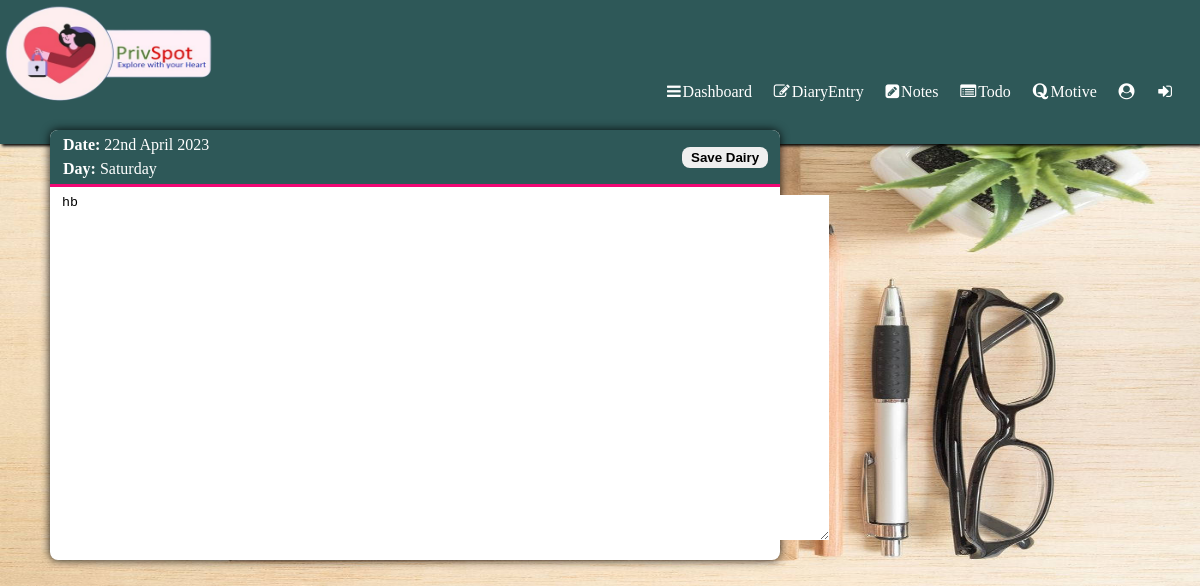
The app's page /php/dairy/dupdate.php?id=38 (signed in) with its own data.
### tables this page shows
CREATE TABLE `dairy` (
  `did` int(20) NOT NULL,
  `date` date NOT NULL DEFAULT current_timestamp(),
  `uname` varchar(20) NOT NULL,
  `data` varchar(10000) NOT NULL
);

### php/dairy/dupdate.php (the view, shortened to what this page needs)
<!DOCTYPE html>
<html lang="en">
<head>
    <link rel="stylesheet" href="./../../css/navbar.css">
    <link rel="stylesheet" href="./../../css/dairy/dentry.css">
    <link rel="stylesheet" href="https://cdnjs.cloudflare.com/ajax/libs/font-awesome/4.7.0/css/font-awesome.min.css">
</head>
<body>
    <div class="navbar">
            <img src="./../../images/logo.png" width="350px" height="150px">
            <ul class="items">
                <li><a href="../home.php"><i class="fa fa-bars" aria-hidden="true"></i>  Dashboard</a></li>
                <li><a href="./dairy.php"><i class="fa fa-pencil-square-o" aria-hidden="true"></i> DiaryEntry</a></li>
                <li><a href="../notes/notes.php"><i class="fa fa-pencil-square" aria-hidden="true"></i> Notes</a></li>
                <li><a href="../todo/todo.php"><i class="fa fa-list-alt" aria-hidden="true"></i> Todo</a></li>
                <li><a href="../motive/motive.php"><i class="fa fa-quora" aria-hidden="true"></i> Motive</a></li>
                <li><a href="../profile/profile.php"><i class="fa fa-user-circle" aria-hidden="true"></i></a></li>
                <li><a href="../logout.php"><i class="fa fa-sign-in" aria-hidden="true"></i></a></li>
            </ul>
        </div>
        <div class="body">
            <div class="content">
            <?php
                    if(count($_SESSION)>0){
                        $con=mysqli_connect("localhost","root","","privdb");
                        if(isset($_GET['id'])){
                            $did=$_GET['id'];
                        }
                        else{
                            header("Location:dairy.php");
                            exit;
                        }
                        $sql="SELECT * FROM dairy WHERE did = ".$did;
                        $r=mysqli_query($con,$sql);
                        if(mysqli_num_rows($r)>0){
                            $r=mysqli_fetch_array($r);
                            echo "<div class='form'><div class='date'><p><b>Date: </b>". date('jS F Y',strtotime($r['date']))."</p><p><b>Day: </b>".date("l",strtotime($r['date']))."</p></div>";
                            echo '<form action="dupdate.php?id='.$did.'" method="post"><textarea name="data" rows="23" cols="94" placeholder="Dear Dairy !!!............">'.$r["data"].'</textarea>';
                        }
                        else{
                            header("Location:dentry.php");
                            exit;
                        }
                    }else{
                        header("Location:./../index.php");
                        exit;
                    }
                ?>
                    <input type="submit" value="Save Dairy" id="save">
                </form>
            </div>
           </div>
        </div>
</body>
</html>

### css/navbar.css (style rules this page uses)
* { padding:0px; margin:0px; box-sizing: border-box; }
.navbar { background-color: rgb(46, 88, 88); padding:0px; height:18%; position: fixed; display: block; width:100%; box-shadow: 2px 2px 3px black; }
.navbar img { margin-left:-50px; margin-top:-15px; margin-bottom: -30px; }
.navbar .items { float:right; display:flex; flex-direction: row; list-style-type: none; margin-top:6%; margin-left:10%; }
.navbar .items li { color:#fff; margin:2%; cursor: pointer; width:fit-content; float: right; }
.navbar .items li a { color:#fff; cursor: pointer; width:fit-content; text-decoration: none; display:inline-block; display:flex; flex-direction: row; }
.navbar .items li a .fa { margin-right:2px; }

### css/dairy/dentry.css (style rules this page uses)
.body { padding:0px; padding-top:110px; display: flex; flex-direction: row; height:100vh; }
.content { width:1200px; height:470px; padding:0px; }
.content .form { top:130px; left:50px; width:730px; height: 430px; background-color: #fff; position: fixed; border-radius: 8px; box-shadow: 0 0 10px rgba(0,0,0,0.9); -moz-box-shadow: 0 0 10px rgba(0,0,0,0.9); -webkit-box-shadow: 0 0 10px rgba(0,0,0,0.9); -o-box-shadow: 0 0 10px rgba(0,0,0,0.9);; }
.form .date { background-color: rgb(46, 88, 88); border-bottom:3px solid rgb(241, 7, 116); border-top-left-radius: 8px; border-top-right-radius: 8px; padding:3px; }
.form .date p { padding:3px 10px; color:#fff; }
.form form { width:100%; height:86.5%; padding:8px 12px; color:black; }
.form form textarea { outline:none; border:none; color:black; }
textarea::placeholder { color: black; font-style: italic; }
#save { position: fixed; top:147px; left:682px; cursor: pointer; padding:3px 9px; border-radius: 8px; border: none; outline: none; font-weight: bolder; }

### records on screen
dairy: date "22nd April 2023", date "Saturday", data "hb"
